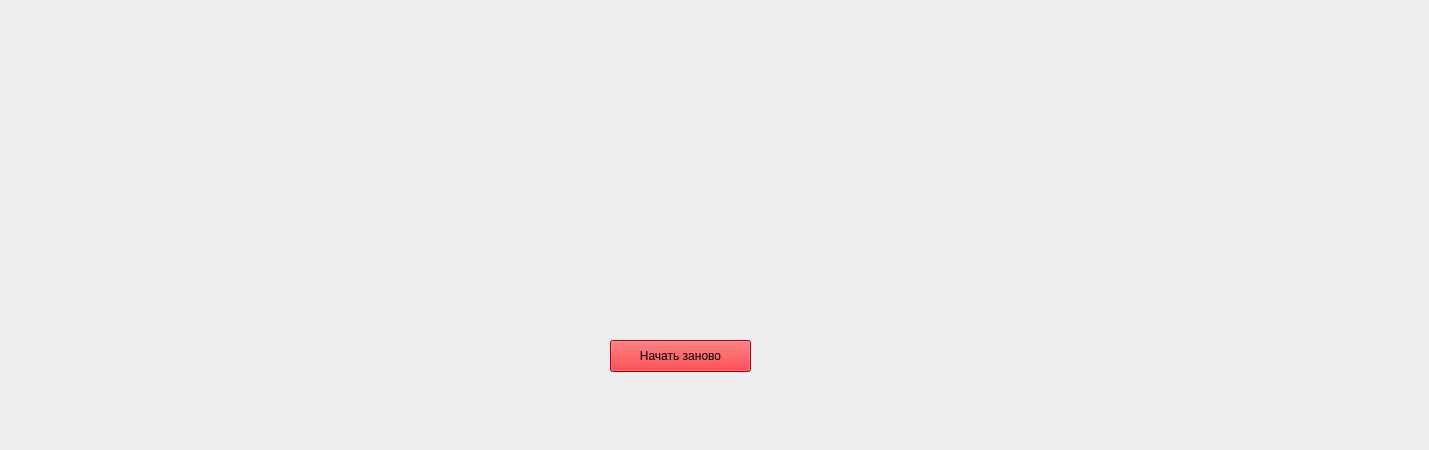
<?xml version="1.0" encoding="UTF-8"?>
<ui version="4.0">
 <class>Form</class>
 <widget class="QWidget" name="Form">
  <property name="geometry">
   <rect>
    <x>0</x>
    <y>0</y>
    <width>1429</width>
    <height>450</height>
   </rect>
  </property>
  <property name="windowTitle">
   <string>Form</string>
  </property>
  <widget class="QPushButton" name="pushButton">
   <property name="geometry">
    <rect>
     <x>610</x>
     <y>340</y>
     <width>141</width>
     <height>32</height>
    </rect>
   </property>
   <property name="styleSheet">
    <string notr="true">background-color: rgb(245, 0, 6);</string>
   </property>
   <property name="text">
    <string>Начать заново</string>
   </property>
  </widget>
 </widget>
 <resources/>
 <connections/>
</ui>
